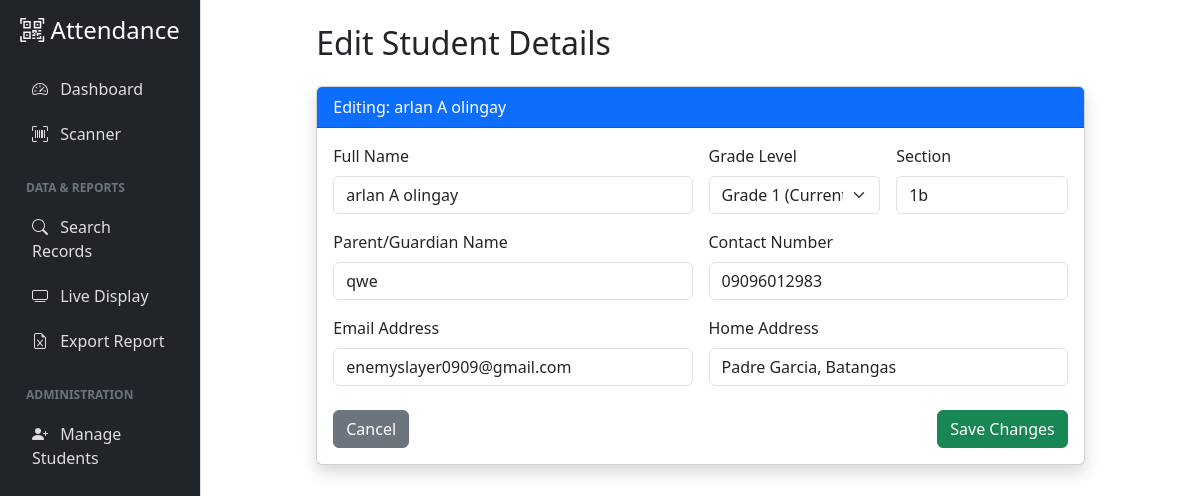
Screenshot of /student/edit/1 with the database file from the repository.
### student_attendance/app.py (models this page shows)
class Student(db.Model):
    id = db.Column(db.Integer, primary_key=True)
    name = db.Column(db.String(100), nullable=False)
    grade = db.Column(db.String(20), nullable=False)
    section = db.Column(db.String(50), nullable=False)
    email = db.Column(db.String(100), nullable=True)
    contact_number = db.Column(db.String(20), nullable=False)
    parent_name = db.Column(db.String(100), nullable=False)
    address = db.Column(db.String(200), nullable=True)
    qr_token = db.Column(db.String(100), unique=True, nullable=False)

### student_attendance/app.py (the view, shortened to what this page needs)
@app.route('/student/edit/<int:student_id>', methods=['GET', 'POST'])
def edit_student(student_id):
    student = Student.query.get_or_404(student_id)
    return render_template('edit_student.html', student=student)

### student_attendance/templates/edit_student.html (shortened to what this page needs)
{% extends 'base.html' %}
{% block content %}
<div class="container">
    <div class="row justify-content-center">
        <div class="col-md-10">
            <h2 class="mb-4">Edit Student Details</h2>
            <div class="card shadow">
                <div class="card-header bg-primary text-white">
                    Editing: {{ student.name }}
                </div>
                <div class="card-body">
                    <form method="POST">
                        <div class="row g-3">
                            <div class="col-md-6">
                                <label class="form-label">Full Name</label>
                                <input type="text" name="name" class="form-control" value="{{ student.name }}" required>
                            </div>
                            <div class="col-md-3">
                                <label class="form-label">Grade Level</label>
                                <select name="grade" class="form-select" required>
                                    <option value="{{ student.grade }}" selected>{{ student.grade }} (Current)</option>
                                </select>
                            </div>
                            <div class="col-md-3">
                                <label class="form-label">Section</label>
                                <input type="text" name="section" class="form-control" value="{{ student.section }}" required>
                            </div>
                            <div class="col-md-6">
                                <label class="form-label">Parent/Guardian Name</label>
                                <input type="text" name="parent" class="form-control" value="{{ student.parent_name }}" required>
                            </div>
                            <div class="col-md-6">
                                <label class="form-label">Contact Number</label>
                                <input type="text" name="contact" class="form-control" value="{{ student.contact_number }}" required>
                            </div>
                            <div class="col-md-6">
                                <label class="form-label">Email Address</label>
                                <input type="email" name="email" class="form-control" value="{{ student.email or '' }}">
                            </div>
                            <div class="col-md-6">
                                <label class="form-label">Home Address</label>
                                <input type="text" name="address" class="form-control" value="{{ student.address or '' }}">
                            </div>
                            <div class="col-12 mt-4 d-flex justify-content-between">
                                <a href="{{ url_for('admin') }}" class="btn btn-secondary">Cancel</a>
                                <button type="submit" class="btn btn-success">Save Changes</button>
                            </div>
                        </div>
                    </form>
                </div>
            </div>
        </div>
    </div>
</div>
{% endblock %}

### student_attendance/templates/base.html (style rules this page uses)
body { background-color: #f8f9fa; }

### rows the page displays
Student: name "arlan A olingay", grade "Grade 1 (Current)", section "1b", parent "qwe", contact "09096012983", email "enemyslayer0909@gmail.com", address "Padre Garcia, Batangas"
